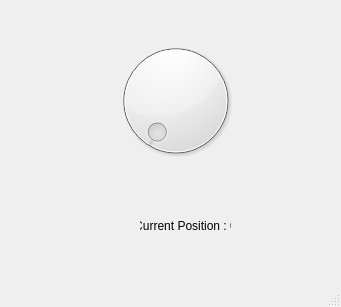
<?xml version="1.0" encoding="UTF-8"?>
<ui version="4.0">
 <class>MainWindow</class>
 <widget class="QMainWindow" name="MainWindow">
  <property name="geometry">
   <rect>
    <x>0</x>
    <y>0</y>
    <width>341</width>
    <height>307</height>
   </rect>
  </property>
  <property name="windowTitle">
   <string>MainWindow</string>
  </property>
  <widget class="QWidget" name="centralwidget">
   <widget class="QDial" name="dial">
    <property name="geometry">
     <rect>
      <x>110</x>
      <y>20</y>
      <width>131</width>
      <height>161</height>
     </rect>
    </property>
   </widget>
   <widget class="QLabel" name="label">
    <property name="geometry">
     <rect>
      <x>140</x>
      <y>210</y>
      <width>91</width>
      <height>31</height>
     </rect>
    </property>
    <property name="text">
     <string>Current Position : 0</string>
    </property>
    <property name="alignment">
     <set>Qt::AlignCenter</set>
    </property>
   </widget>
  </widget>
  <widget class="QStatusBar" name="statusbar"/>
 </widget>
 <resources/>
 <connections/>
</ui>
